Frame 1 (no input): blank canvas, image omitted
Frame 60 (the mouse pressed at the canvas centre just before this capture): blank canvas, image omitted
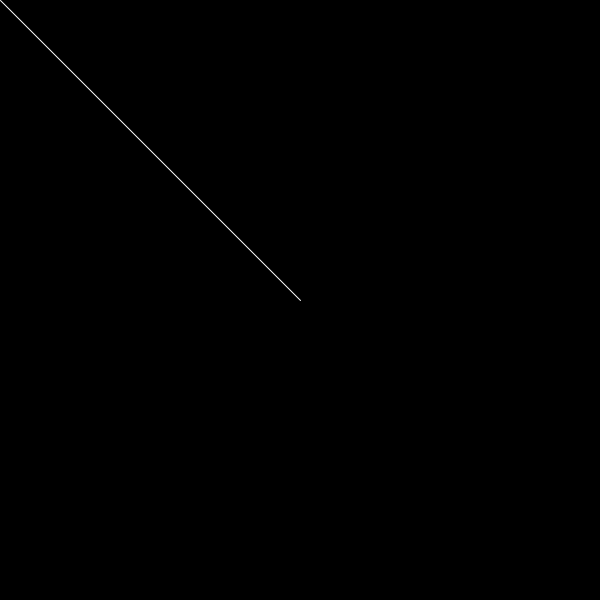
Frame 120 (the mouse held since frame 60 and released just before this capture)

The Processing sketch whose frames 1 and 60 were blank and that drew this single picture after the mouse press (run headless with seeded random() and noise(); from frame 60 on, the mouse is pressed at the canvas centre):

// Processing sketch: w14_mouse
// ── w14_mouse.pde
int[] xvals,yvals;
int numPoints;
int counter = 0;

void setup() {
  size(600,600);
  background(0);
  xvals = new int[10];
  yvals = new int[10];
  numPoints = 10;  
  //makeLines(xvals, yvals, 10);
}

void draw() {
  background(0);
  drawLines(xvals,yvals);
}

void mousePressed() {
  if(counter>xvals.length-2 && counter>yvals.length-2) {
    println("Need a Larger List");
  }
  else{
    xvals[counter+1] = mouseX;
    yvals[counter+1] = mouseY;
    counter++;
  }
}

void drawLines(int[] xs, int[] ys) {
  stroke(255);
  for(int i = 0; i<counter; i++) {
    if(counter>xvals.length-1 && counter>yvals.length-1) {
      println("Need a Larger List");
    }
    else{
      line(xs[i], ys[i], xs[i+1], ys[i+1]);
    }
  }
}

//void makeLines(int[] xs, int[] ys, int points) {
//  for(int i=0; i<points && i < xs.length && i < ys.length; i++) {
//    xs[i] = int(random(0,width));
//    ys[i] = int(random(0,height));
//    numPoints++; //tracks how many points are drawn
//  }
//}
